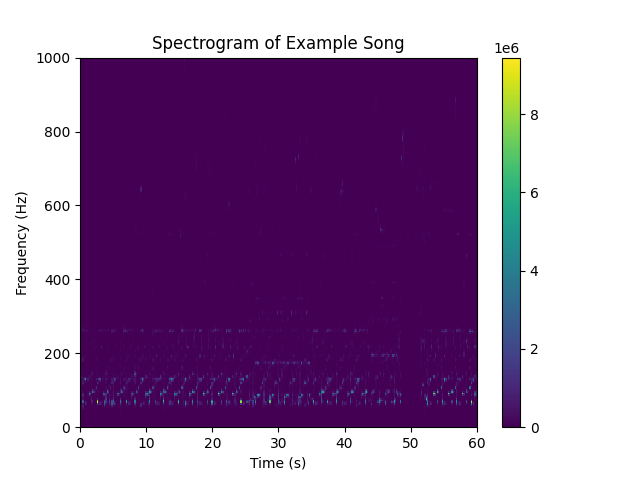

Source code (Python):
import matplotlib.pyplot as plt
import numpy as np
from scipy import signal
from scipy.io import wavfile
import argparse

# input parse
parser = argparse.ArgumentParser(description='convert mp3 to wav using ffmpeg (linux) and pydub library')
parser.add_argument('-s','--src', type=str, help='src file (wav format)')
args = parser.parse_args()

# load audio file
# caution: WAV files can be 1-channel (mono) or 2-channel (stereo)
sample_rate, samples = wavfile.read(args.src)
print("Num Samples:", samples.shape[0])
print("Sample Rate:", sample_rate)

# do spectrogram
window_length = 10000
window = np.hamming(window_length)
frequencies, times, spectrogram = signal.spectrogram(samples[:,0], sample_rate, window)

# plot
plt.pcolormesh(times, frequencies, spectrogram)
#plt.xlim(0, 60)
#plt.ylim(0, 1000)
plt.xlabel('Time (s)')
plt.ylabel('Frequency (Hz)')
plt.title('Spectrogram of Example Song')
plt.colorbar()
plt.savefig('spectrogram.png')
plt.show()
